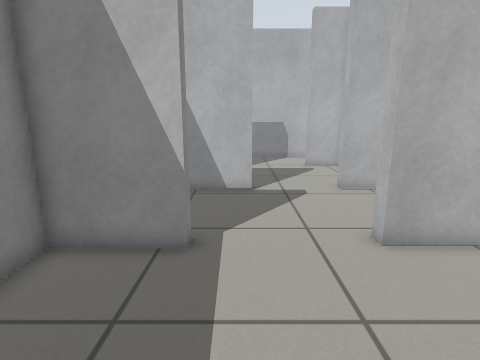
View 1 (above)

15 first-person views from a walk through a robot-simulator world made for Gazebo. The camera is 0.79 m above the floor, tilts 12° down and sees 80° across. The floor is counted in squares, 0.25 m on a side. Each view is taken from the middle of a square. On the plan, view 1 faces up. The plan holds only what a view shows up to about 20 squares ahead; the rest is blank.

View 2
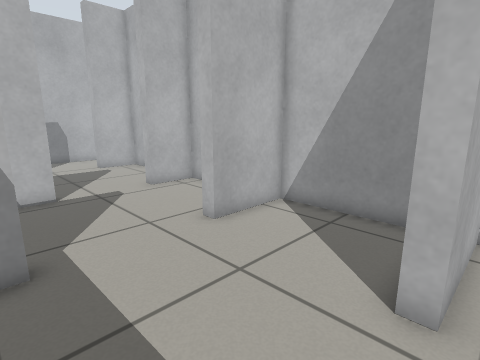

View 3
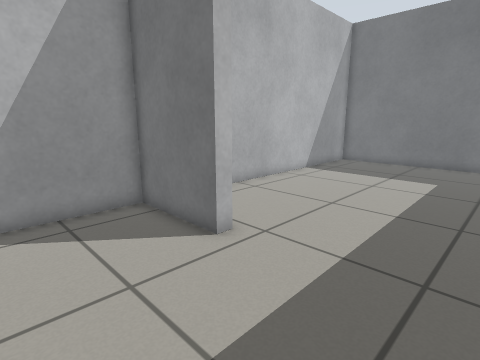

View 4
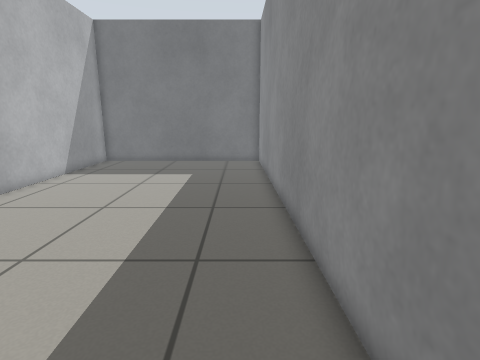

View 5
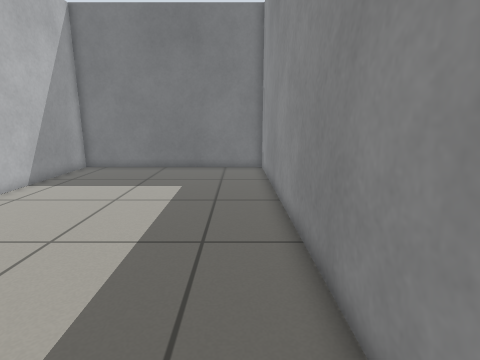

View 6
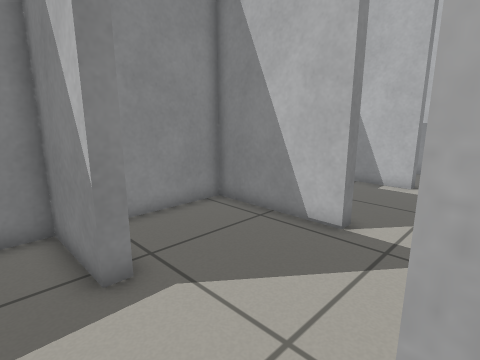

View 7
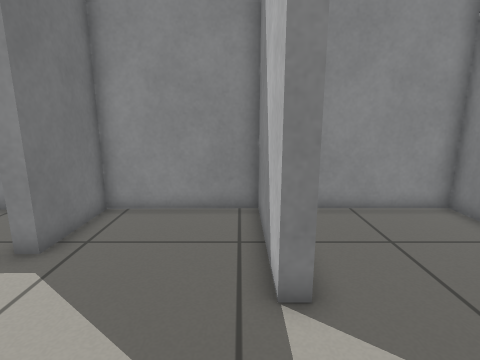

View 8
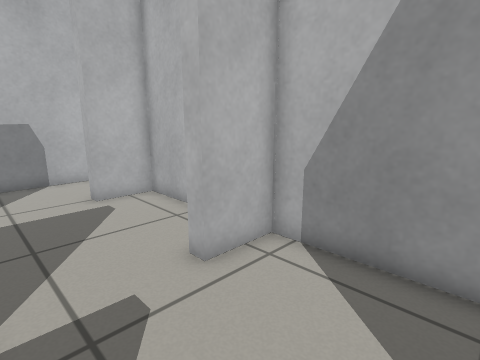

View 9
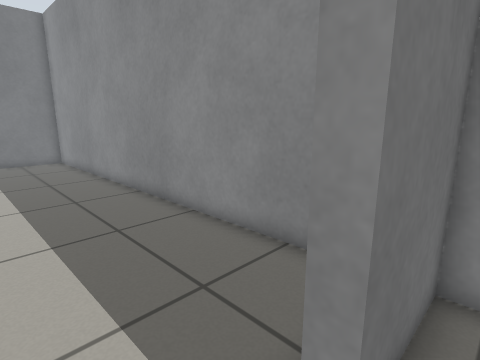

View 10
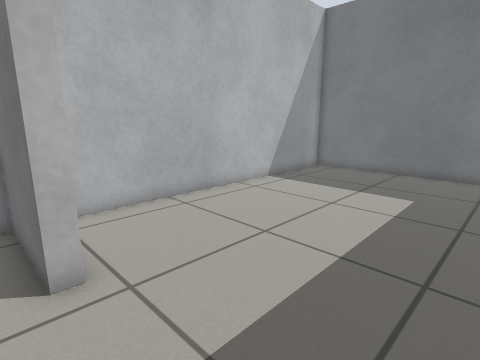

View 11
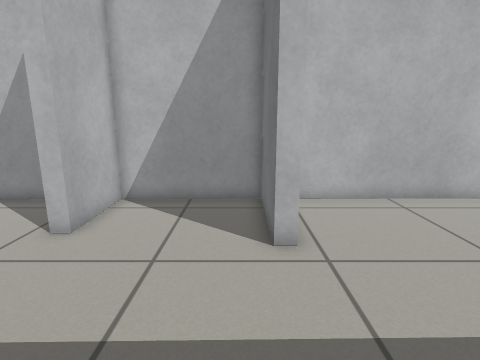

View 12
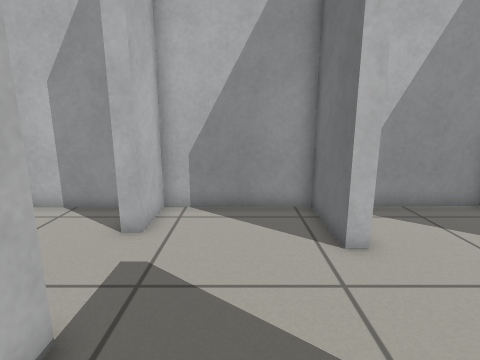

View 13
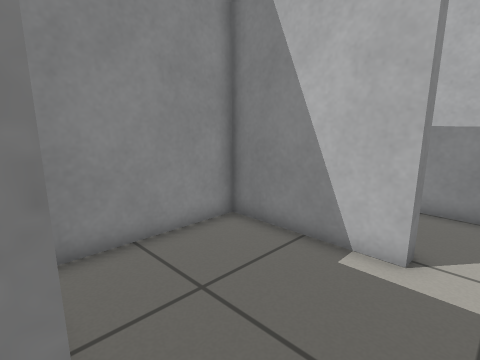

View 14
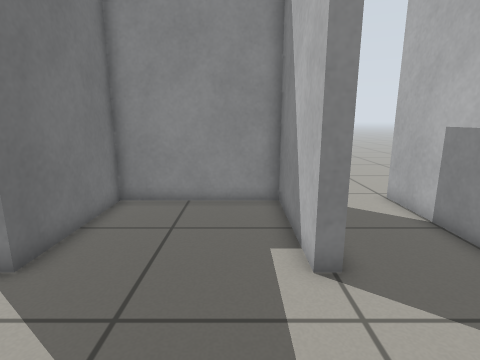

View 15
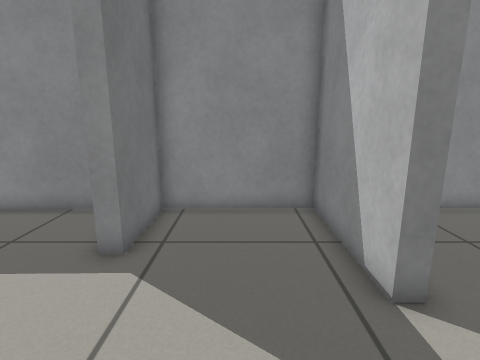

### Floor plan
Ten units are one square. View 1 is at (0, 0); x grows to the right and y downward. Boxes are objects, and circles mark ways between rooms. Rooms are numbered by the first view taken in them; rooms with no view inside come last. Other rooms are left out.
<svg viewBox="-55 -205 133 370">
<path fill="none" stroke="#000" d="M-47 -4 -45 160 73 160 72 -5 28 -5M-13 -66 -48 -66 -47 -4M28 -5 28 -11 72 -11 71 -66 36 -66M5 -133 5 -127 -49 -127 -48 -72 -13 -72 -13 -66M35 -72 71 -72 71 -127 47 -127 47 -135M36 -66 36 -75M5 -195 -50 -195 -49 -133 5 -133M70 -144 70 -195 47 -195"/>
<circle cx="-10" cy="-10" r="3" fill="#2a7"/>
<circle cx="10" cy="-70" r="3" fill="#2a7"/>
<circle cx="25" cy="-130" r="3" fill="#2a7"/>
<text x="10" y="70">1</text>
<text x="10" y="-40">2</text>
<text x="10" y="-100">3</text>
<text x="10" y="-170">4</text>
</svg>
Room 1 opens to room 2. Room 2 opens to room 3. Room 3 opens to room 4.

Where each view was taken, in squares from view 1:
view 1: 0 up, 0 right, facing up
view 2: 0 up, 2 left, facing up-right
view 3: 6 up, 3 left, facing down-right
view 4: 6 up, 3 left, facing down
view 5: 3 up, 3 left, facing down
view 6: 5 up, 4 right, facing up-left
view 7: 12 up, 5 right, facing left
view 8: 8 up, 1 right, facing up-right
view 9: 8 up, 1 right, facing down-left
view 10: 2 up, 3 left, facing down-right
view 11: 2 up, 4 left, facing right
view 12: 10 up, 3 left, facing right
view 13: 13 up, 2 right, facing up-left
view 14: 18 up, 6 right, facing left
view 15: 10 up, 5 right, facing left
